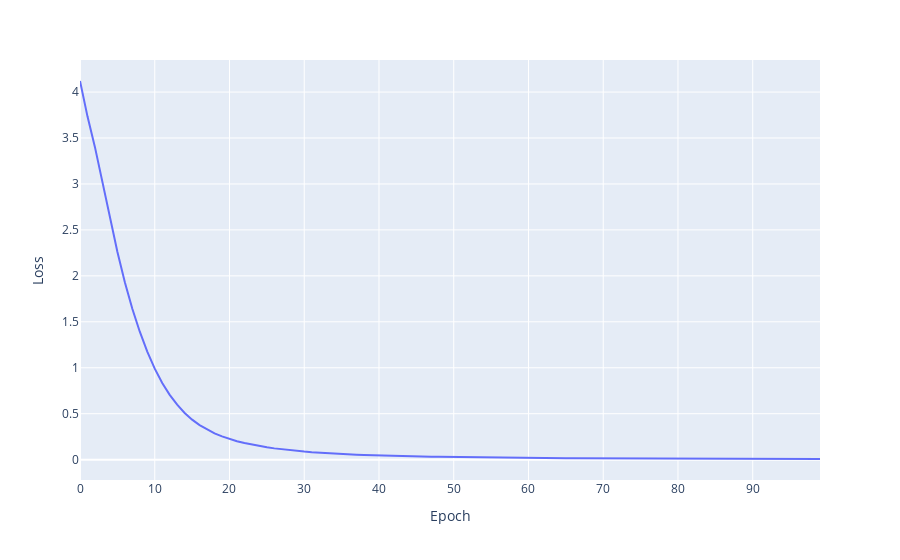

Notebook source saved alongside this figure:
### Code cell
line(losses, xaxis="Epoch", yaxis="Loss")
